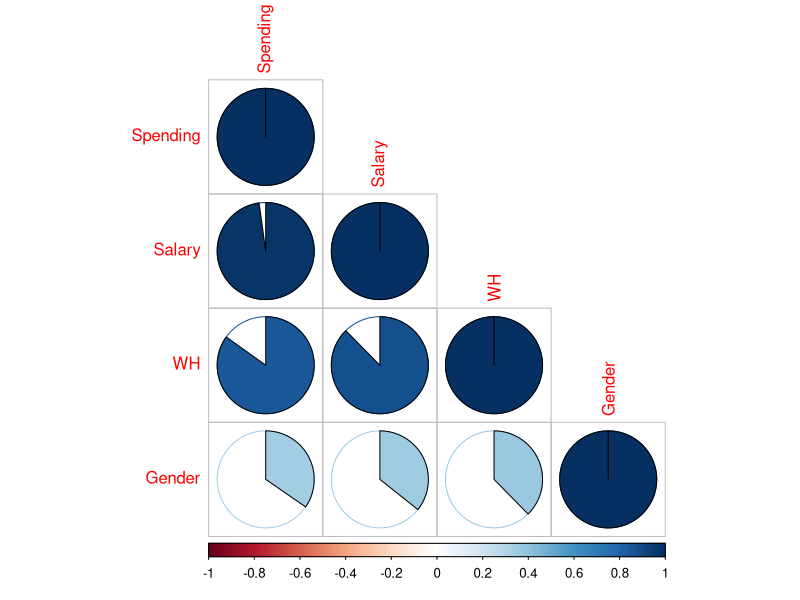
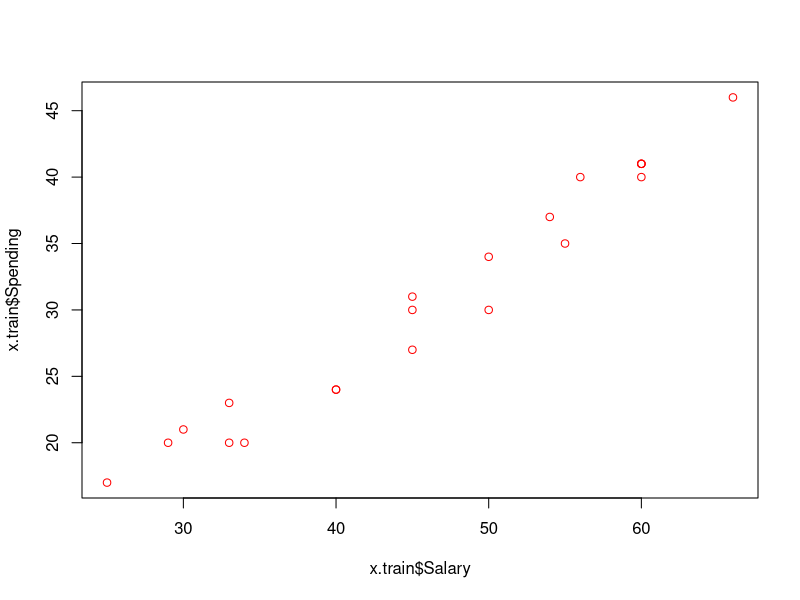
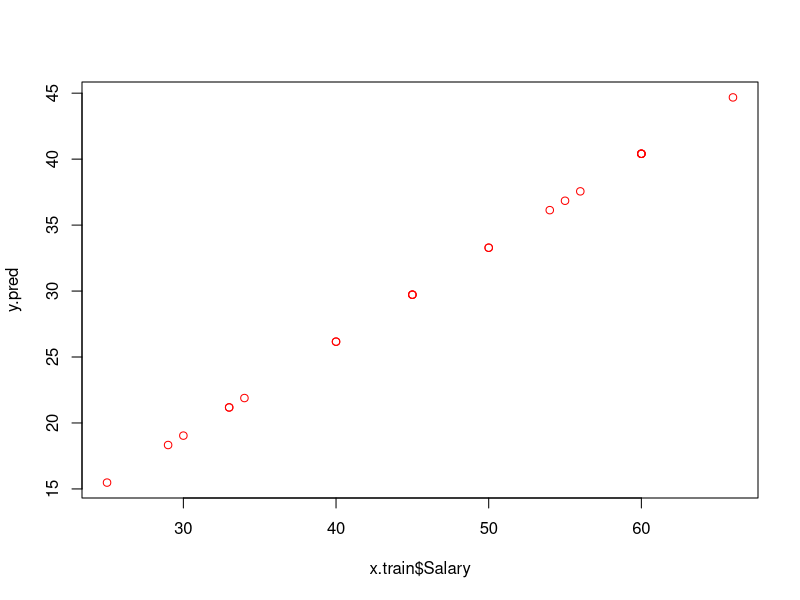
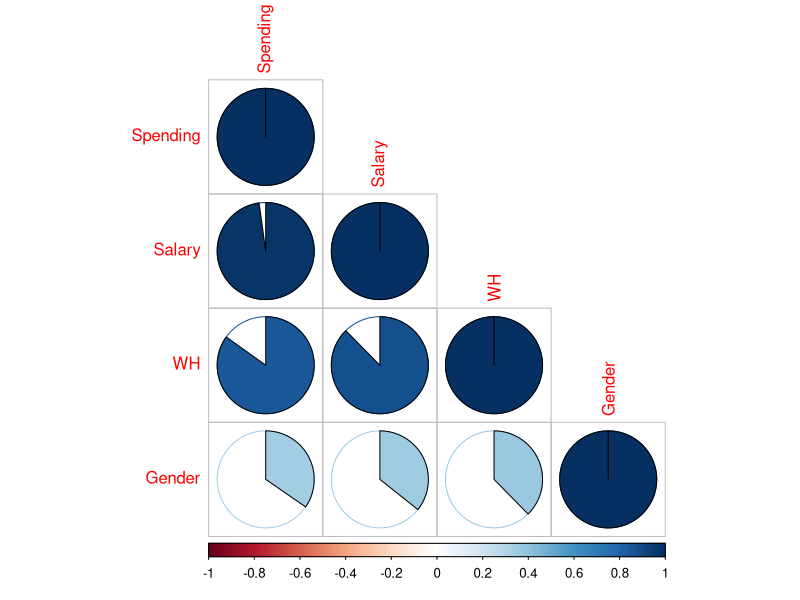

Source code (R) for these figures, in order:
#Chapter 1
#Supervised Learning methods
#1.Regression and Prediction############################



  getwd()

setwd("G:/My Drive/Spring23/ITC360/Datasets/DMSP23/DataMinigSP23")
x=read.csv("employee.csv")
View(x)
names(x)

dim(x)

##Probem: we want to predict Employee's Spending using a vector of 
#relevant predictors X, such as Salary, Gender, Working Hrs, etc.


#Step 1: check their correlation 
x.sub=data.frame(x$Spending, x$Salary, x$WrH, x$GenCode)
head(x.sub)
names(x.sub)=c("Spending", "Salary", "WH", "Gender")
View(x.sub)

x.cor=cor(x.sub)   #correlation matrix
x.cor

library(corrplot)

corrplot(x.cor, method = "pie", 
         type="lower")


##Step 2: split the dataset into training and test 

nrow(x)
0.7*30

s=sample(nrow(x), 21)
s
x.train=x[s,]
View(x.train)

x.test=x[-s,]
View(x.test)
head(x.train)

#Step 3: Construct the prediction models using x.train 
#Step 3.1. Model 0
#Regression and Prediction
names(x.train)
#Predict Spending using Salary
cor(x.train$Spending, x.train$Salary)
plot(x.train$Salary, x.train$Spending, 
     col='red')

#Model0
#Y=Spending
#X=Salary

lm0=lm(Spending~Salary, data = x.train)

#Generat the predicted values for Spending using the model
y.pred=lm0$fitted.values   #we made predictions 
y.pred

plot(x.train$Salary, y.pred, 
     col='red')

#put them together

##Probem: we want to predict Employee's Spending using a vector of 
#relevant variables such as Salary, Gender, Working Hrs

#Step 1: check their correlation 
x.sub=data.frame(x$Spending, x$Salary, x$WrH, x$GenCode)
names(x.sub)=c("Spending", "Salary", "WH", "Gender")
View(x.sub)
x.cor=cor(x.sub)
x.cor

library(corrplot)
corrplot(x.cor, method = "pie", 
         type="lower")
##Step 2: split the dataset into trainig and test 
library(dplyr)
nrow(x)
0.8*30

s=sample(nrow(x), 24)
s
x.train=x[s,]
x.test=x[-s,]

##Step 3: Construct the prediction models using x.train 
##Step 3.1. Model 0
###Regression and Prediction
names(x.train)
lm0=lm(Spending~Salary, data = x.train)
y.pred=lm0$fitted.values


all.y=data.frame(x.train$Spending, y.pred)
View(all.y)


#use the model to predict Spending using Salary in the test dataset
#We expose our lm0 to NEW DATA and see how it does?

lm0.test=predict(lm0, x.test)
lm0.test  #these are the predicted spendings of the 9 objects in the test dataset using lm0, the model we have constructed earlier using trainin dataset


y.test=data.frame(x.test$Spending, lm0.test,x.test$Spending-lm0.test)
View(y.test)

sum(y.test$x.test.Spending...lm0.test)
###########################
##Sum of Squared Error

SSE0=sum((x.test$Spending- lm0.test)^2)
SSE0   #36.6

#Step 4: WrHr
#Add another variable

lm1=lm(Spending~Salary+WrH, data = x.train)

lm1.test=predict(lm1, x.test)
lm1.test
SSE1=sum((x.test$Spending- lm1.test)^2)
SSE1  #37.6


##Model 2
#Add another predictor: Gender

lm2=lm(Spending~Salary+WrH+GenCode, data = x.train)
lm2.test=predict(lm2, x.test)
lm2.test
SSE2=sum((x.test$Spending- lm2.test)^2)
SSE2  #40

#Step 5: Make a decision which model to go for?
#choose the best Model Based on SSE
#Hence Model0

#Model0:lm0 we use Salary to predict spending

#Next, make predictions using model 0
##Make prediction with the model
View(x)
# New employees are introduced 
#Spending of these three new employees are NOT observed
new.emp=data.frame(Salary = c(34, 50, 30))
names(new.emp)="Salary"
new.emp
pspending.new.empl=predict(lm0,new.emp)
pspending.new.empl

##the new epm spends about 21600

#Y the amount of purchase one makes when they visit an online shop
#X the time the spend on the website, Location, how many time per week they visit

#LmBest

lm0.test=predict(lm0, x.test)
y.test=data.frame(x.test$Spending, lm0.test)
View(y.test)
###########################
SSE0=sum((x.test$Spending- lm0.test)^2)
SSE0

#Step 4:
lm1=lm(Spending~Salary+WrH, data = x.train)
lm1.test=predict(lm1, x.test)
SSE1=sum((x.test$Spending- lm1.test)^2)
SSE1

##Model 2

lm2=lm(Spending~Salary+WrH+GenCode, data = x.train)
lm2.test=predict(lm2, x.test)
SSE2=sum((x.test$Spending- lm2.test)^2)
SSE2

#Step 5: choose the best Model  Model 0 entailed the lowest error
##Make prediction with the model
View(x)
# a New employee comes with salary of 34 T
new.emp=data.frame(Salary = c(34, 50, 30))

names(new.emp)="Salary"
predict(lm0,new.emp)
##the new epm spends about 21600




